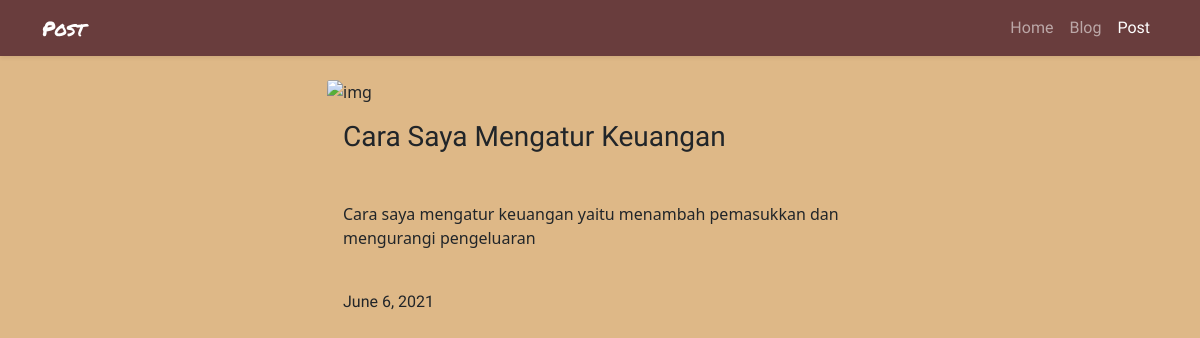
The app's page /blog/post/2, older data.
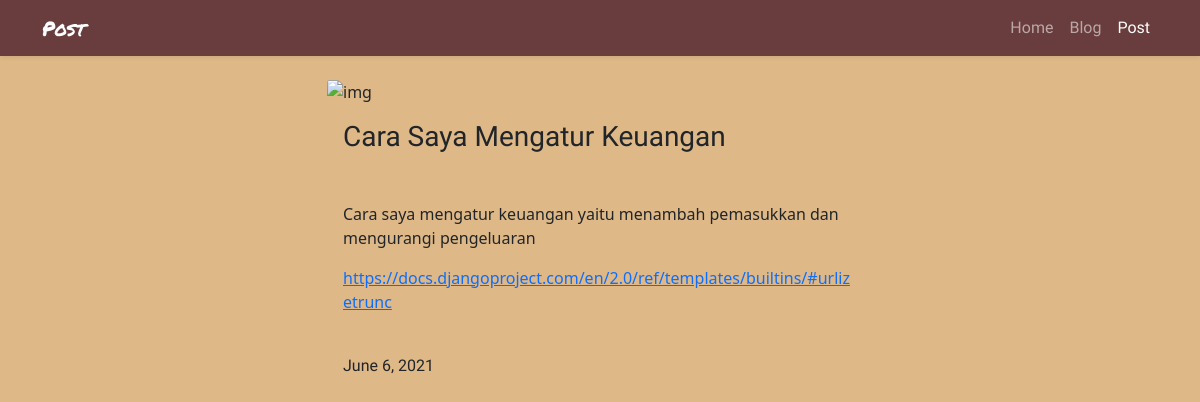
The same page, newer data.
### blog/models.py (models this page shows, shortened)
class Blog(models.Model):
    id = models.AutoField(primary_key=True)
    image = CloudinaryField('image', null=True)
    title = models.CharField(max_length=100, null=True)
    caption = models.TextField(null=True)
    date_created = models.DateField(auto_now_add=True)
    class Meta:
        ordering = ['-date_created',]

### blog/views.py (the view)
# urls.py: path('post/<str:id>', views.post, name='post'),
def post(request, id):
    post = Blog.objects.get(id=id)
    context = {'post' : post}
    return render(request, 'post.html', context)

### blog/templates/post.html (shortened to what this page needs)
{% load static %}
{% load cloudinary %}
{% block content %}
<!doctype html>
<html lang="en">
  <head>
    <link href="https://cdn.jsdelivr.net/npm/bootstrap@5.0.1/dist/css/bootstrap.min.css" rel="stylesheet">
    <link rel="stylesheet" href="{% static 'css/blog.css' %}">
    <link rel="stylesheet" type="text/css" href="{% static 'fontawsome/css/all.min.css' %}">
  </head>
  <body style="background-color: rgb(222 184 135);">
    <nav class="navbar navbar-expand-lg navbar-dark shadow-sm fixed-top">
        <div class="container">
          <a style="font-family: 'Permanent Marker', cursive;" class="navbar-brand" href="#">Post</a>
          <div class="collapse navbar-collapse" id="navbarSupportedContent">
            <ul class="navbar-nav ms-auto mb-2 mb-lg-0">
              <li class="nav-item">
                <a style="font-family: 'Balsamiq Sans', cursive;" class="nav-link" href="{% url 'index' %}">Home</a>
              </li>
              <li class="nav-item">
                <a style="font-family: 'Balsamiq Sans', cursive;" class="nav-link" href="{% url 'blog' %}">Blog</a>
              </li>
              <li class="nav-item">
                <a style="font-family: 'Balsamiq Sans', cursive;" class="nav-link active" aria-current="page" href="#">Post</a>
              </li>
            </ul>
          </div>
        </div>
      </nav>
      <div style="margin-top: 80px;" class="container">
          <div class="row justify-content-center">
            <div class="col-md-6">
                <div style="background-color: transparent; border: transparent;" class="card">
                    <img src=" {{ post.image.url }} " class="card-img-top img-fluid" alt="img"\>
                    <div class="card-body">
                        <h3 style="font-family: 'Balsamiq Sans', cursive;" class="font-weight-bold"> {{ post.title }} </h3>
                        <br>
                        <p style="font-family: 'Balsamiq Sans', cursive;"> {{ post.caption|linebreaks|urlize }} </p> <br>
                        <p style="font-family: 'Balsamiq Sans', cursive;"> {{ post.date_created }} </p>
                    </div>
                </div>
            </div>
          </div>
      </div> <br>
      {% endblock content %}
  </body>
</html>

### blog/static/css/blog.css (style rules this page uses)
.navbar { background-color: #693d3d; }

Row changes from the older to the newer data that the page shows:
changed Blog "Cara Saya Mengatur Keuangan": caption "Cara saya mengatur keuangan yaitu menambah pemasukkan dan mengurangi pengeluaran" → "Cara saya mengatur keuangan yaitu menambah pemasukkan dan mengurangi pengeluaran https://docs.djangoproject.com/en/2.0/ref/templates/builtins/#urlizetrunc"
